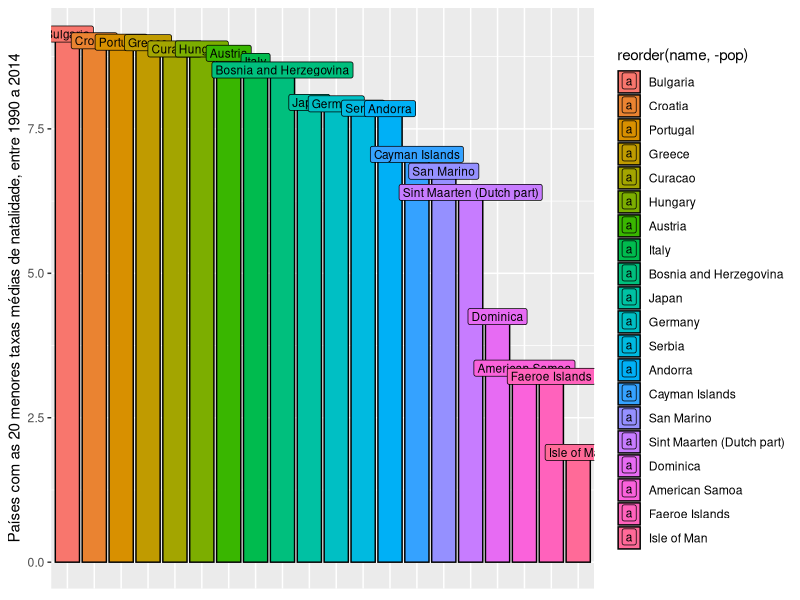

The R script that drew this image:
install.packages("ggplot2")
library(ggplot2)
options("scipen"=999, "digits"=4)
c_db = read.table("POP.txt", header=T, sep="\t")
clean_db <- na.omit(c_db)

srt_data_pop <- data.frame(name=character(0), pop=integer(0))
for(name in unique(clean_db$CountryName)){
  if(nchar(name)<50){
    len_measures <- length(subset(clean_db, CountryName==name)$Birth_rate)
    total_pop_mean <- sum(as.numeric(subset(clean_db, CountryName==name)$Birth_rate)) / len_measures
    if(total_pop_mean!=0){
      temp <- data.frame(name=name, pop=total_pop_mean)
      srt_data_pop <- rbind(srt_data_pop, temp)
    }
  }
}
order_data <- srt_data_pop[with(srt_data_pop, order(pop, decreasing=TRUE)), ]
top20 <- tail(order_data, n = 20)

# for(name1 in top20$name){}

ggplot(top20, aes(x=reorder(name, -pop), y=pop, fill=reorder(name, -pop), label=name)) +   
  geom_bar(position='dodge', stat='identity', color='black') + 
  theme(axis.title.x=element_blank(),
        axis.text.x=element_blank(),
        axis.ticks.x=element_blank()) +
  labs(y="Países com as 20 menores taxas médias de natalidade, entre 1990 a 2014") + 
  geom_label(position="stack", size=3)